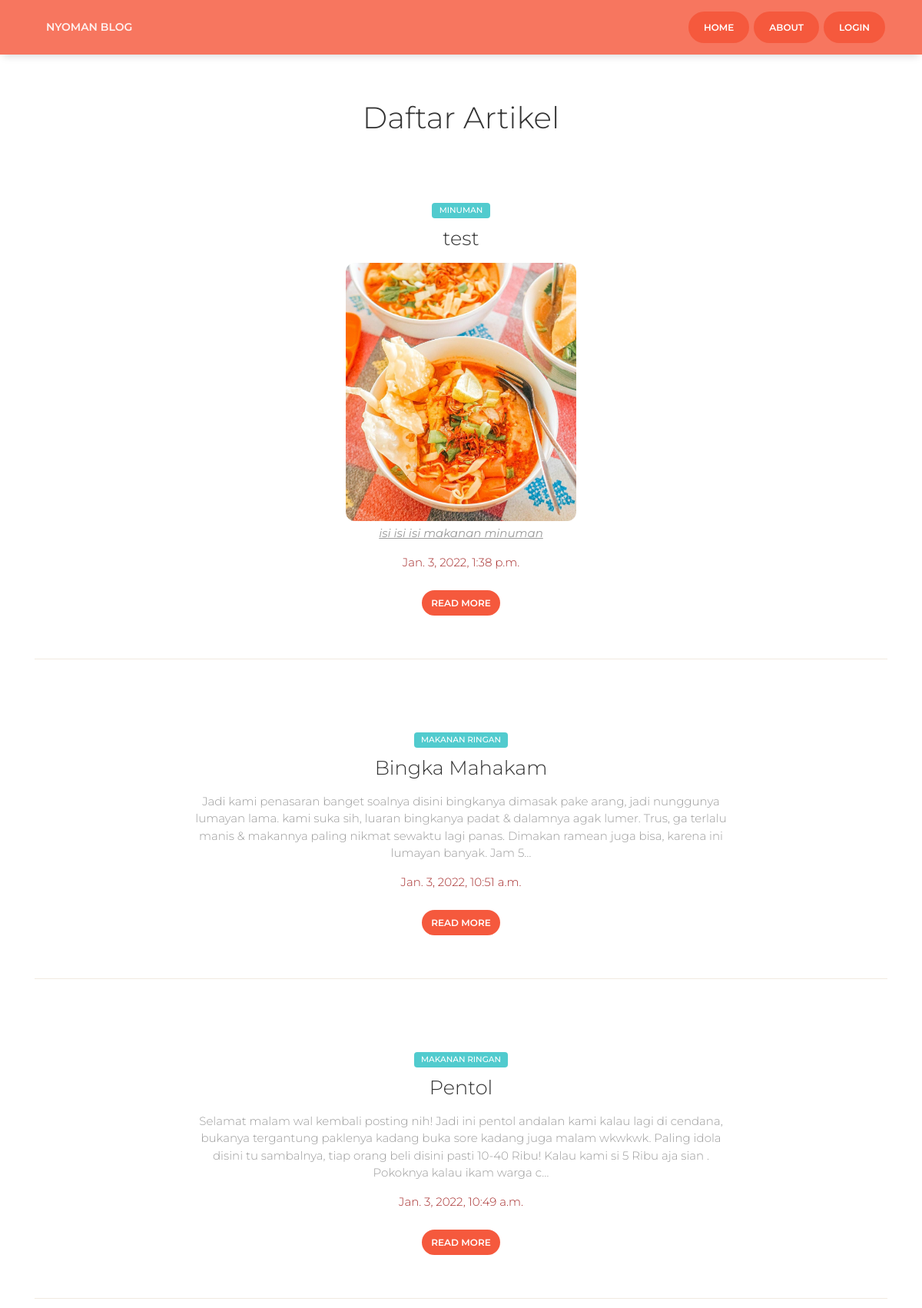
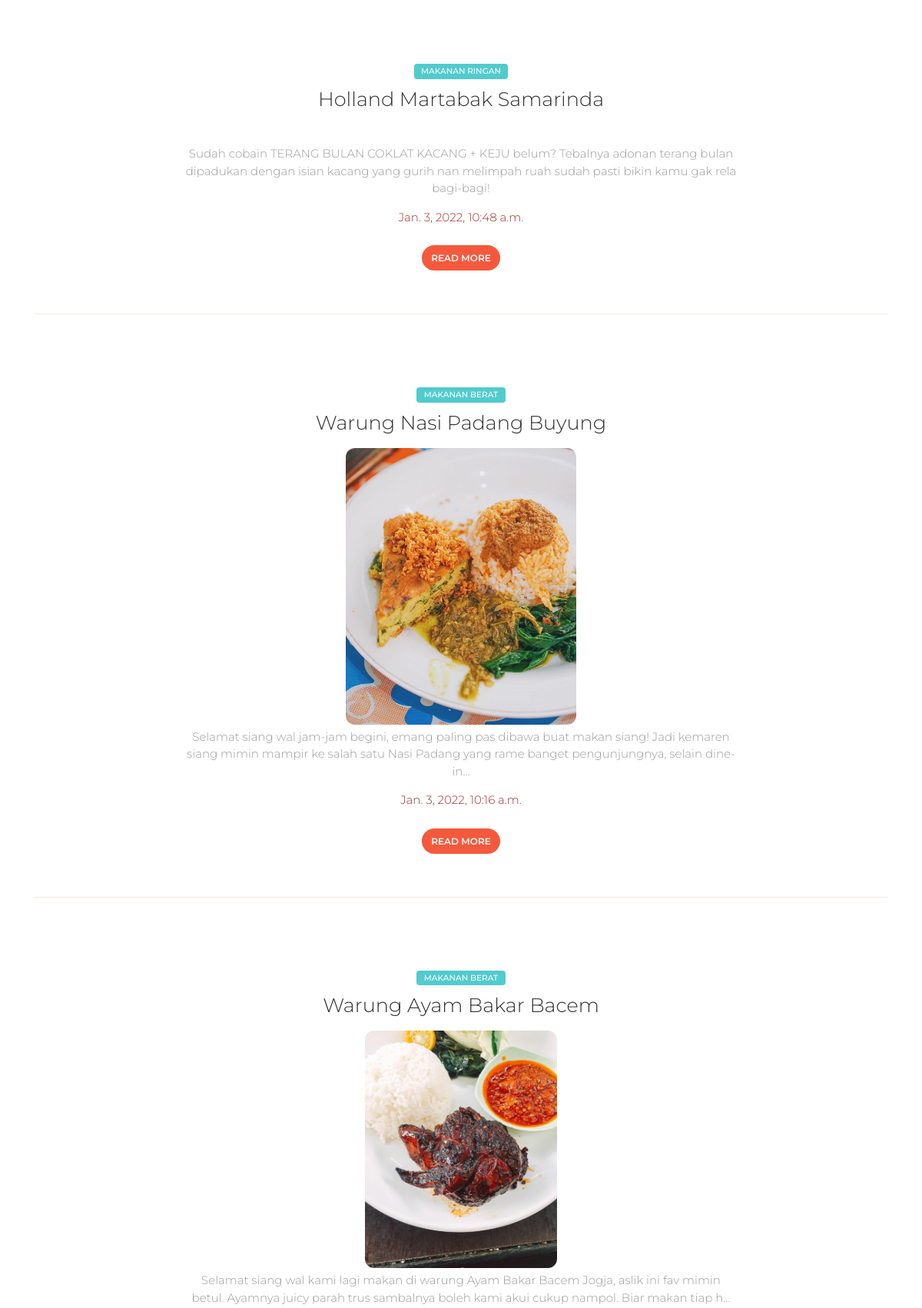
The page / (upper part) on the database its author committed (2 pictures, top to bottom).
### blog/models.py (models this page shows, shortened)
class Artikel(models.Model):
    nama = models.ForeignKey(User, on_delete=models.CASCADE, blank=True, null=True)
    judul = models.CharField(max_length=100)
    body = RichTextUploadingField(blank=True, null=True,
                                        config_name='special',
                                        external_plugin_resources=[(
                                            'youtube',
                                            '/static/ckeditor_plugins/youtube/youtube/',
                                            'plugin.js',
                                        )],
    )
    kategory = models.ForeignKey(Kategori, on_delete=models.CASCADE)
    date = models.DateTimeField(auto_now_add=True)
    class Meta:
        ordering =['-date']
        verbose_name_plural = "Artikel"

class Kategori(models.Model):
    nama = models.CharField(max_length=20)
    def __str__(self):
        return self.nama
    class Meta:
        verbose_name_plural = "Kategori"

### myproject/views.py (the view)
# urls.py: path('',index, name="index"),
def index(request):
    template_name = 'front/index.html'
    artikel = Artikel.objects.all()
    context = {
        'title':'Halaman Depan',
        'artikel':artikel,
    }
    return render(request, template_name, context)

### templates/front/index.html (shortened to what this page needs)
{% extends 'front/base.html' %}
{% load static %}
{% block content %}
<div class="wrapper">
    <div class="main">
        <div class="section section-white">
            <div class="container">
                <div class="row">
                    <div class="col-md-6 ml-auto mr-auto text-center title">
                        <h2>Daftar Artikel</h2>
                    </div>
                </div>
                {% for a in artikel %}
                <div class="article">
                    <div class="row">
                        <div class="col-md-8 ml-auto mr-auto">
                            <div class="card card-blog card-plain text-center">
                                <div class="card-body">
                                    <div class="card-category">
                                        <span class="badge badge-primary main-tag">{{a.kategory}}</span>
                                    </div>
                                    <a href="javascrip: void(0);">
                                        <h3 class="card-title">{{a.judul}}</h3>
                                    </a>
                                    <div class="card-description">
                                        <p>{{a.body|safe|truncatechars:300}}</p>
                                    </div>
                                    <div class="card-description">
                                        <p style="color: brown;">{{a.date}}</p>
                                    </div>
                                </div>
                                <a class="btn btn-danger btn-round btn-sm" href="{% url 'detail_artikel' a.id %}">Read More</a>
                            </div>
                        </div>
                    </div>
                </div>
                <hr><br /><br />
                {% endfor %}
                </div>
            </div>
        </div>
    </div>
{% endblock content %}

### static/front/demo/demo.css (style rules this page uses)
.main { background-color: #fff; }

### rows shown on the page
Artikel: kategory "MINUMAN", judul "test", body (picture), body "isi isi isi makanan minuman", date "Jan. 3, 2022, 1:38 p.m."
Artikel: kategory "MAKANAN RINGAN", judul "Bingka Mahakam", body "Jadi kami penasaran banget soalnya disini bingkanya dimasak pake arang, jadi nunggunya lumayan lama. kami suka sih, luaran bingkanya padat & dalamnya agak lumer. Trus, ga terlalu manis & makannya paling nikmat sewaktu lagi panas. Dimakan ramean juga bisa, karena ini lumayan banyak. Jam 5…", date "Jan. 3, 2022, 10:51 a.m."
Artikel: kategory "MAKANAN RINGAN", judul "Pentol", body "Selamat malam wal kembali posting nih! Jadi ini pentol andalan kami kalau lagi di cendana, bukanya tergantung paklenya kadang buka sore kadang juga malam wkwkwk. Paling idola disini tu sambalnya, tiap orang beli disini pasti 10-40 Ribu! Kalau kami si 5 Ribu aja sian . Pokoknya kalau ikam warga c…", date "Jan. 3, 2022, 10:49 a.m."
Artikel: kategory "MAKANAN RINGAN", judul "Holland Martabak Samarinda", body "Sudah cobain TERANG BULAN COKLAT KACANG + KEJU belum? Tebalnya adonan terang bulan dipadukan dengan isian kacang yang gurih nan melimpah ruah sudah pasti bikin kamu gak rela bagi-bagi!", date "Jan. 3, 2022, 10:48 a.m."
Artikel: kategory "MAKANAN BERAT", judul "Warung Nasi Padang Buyung", body (picture), body "Selamat siang wal jam-jam begini, emang paling pas dibawa buat makan siang! Jadi kemaren siang mimin mampir ke salah satu Nasi Padang yang rame banget pengunjungnya, selain dine-in…", date "Jan. 3, 2022, 10:16 a.m."
Artikel: kategory "MAKANAN BERAT", judul "Warung Ayam Bakar Bacem", body (picture), body "Selamat siang wal kami lagi makan di warung Ayam Bakar Bacem Jogja, aslik ini fav mimin betul. Ayamnya juicy parah trus sambalnya boleh kami akui cukup nampol. Biar makan tiap h…"
